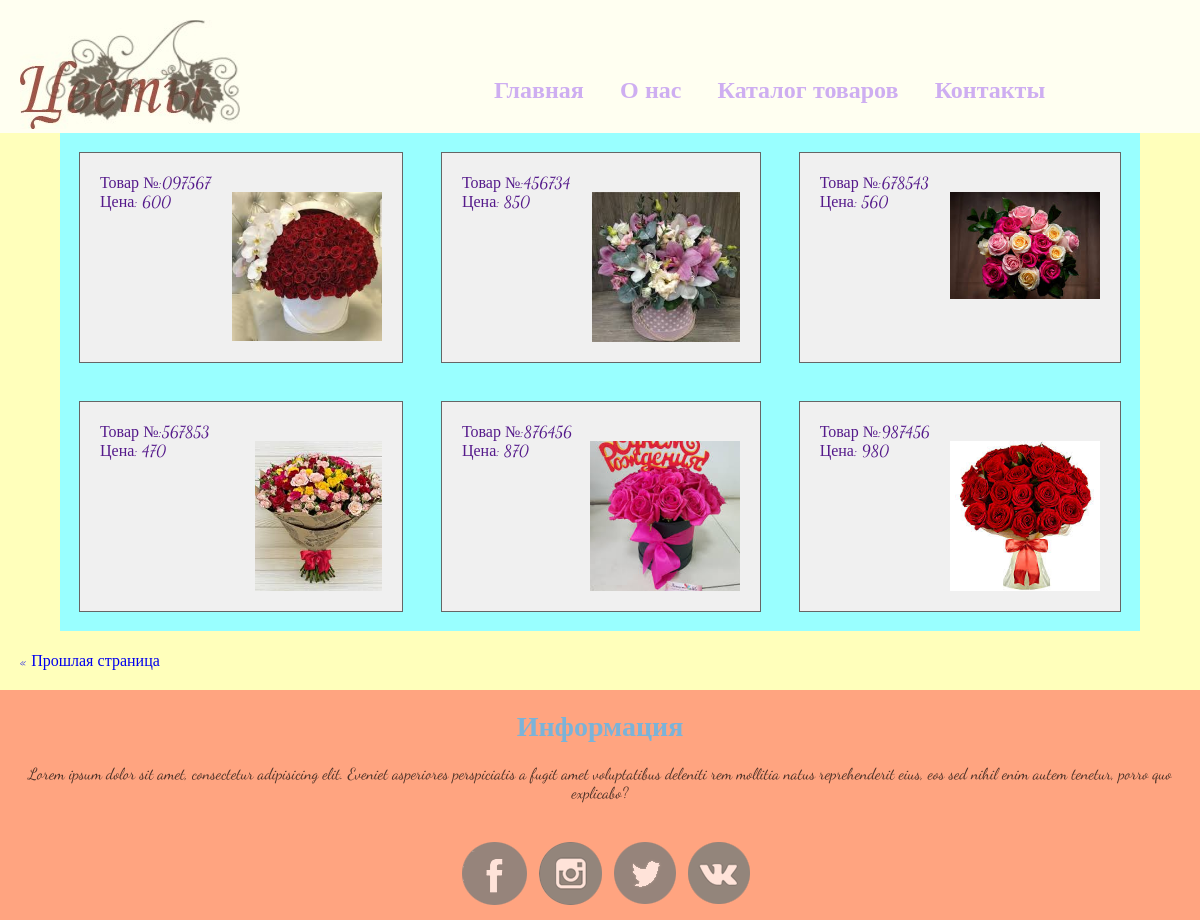
Page /catalog.php?page=2 on the committed database.
### tables this page shows
CREATE TABLE `products` (
  `id` int(11) NOT NULL,
  `image` varchar(255) NOT NULL,
  `code` varchar(55) NOT NULL,
  `cost` varchar(55) NOT NULL
);

### catalog.php (the view, shortened to what this page needs)
<?php require "includes/config.php" ?>
<!DOCTYPE html>
<html lang="en">
<head>
	<link rel="stylesheet" href="css/style.css">
</head>
<body>
	<?php require "header.php" ?>
	<div class="catalog-container">
		<ul>
			<?php
			$per_page = 6;
			$page = 1;
		if (isset($_GET['page']))
		{
		  $page = (int) $_GET['page'];
		}
		$offset = ($per_page * $page) - $per_page;
		 $product = mysqli_query($connection, "SELECT * FROM `products` ORDER BY `id` ASC LIMIT $offset, $per_page");
		$product_exist = true;
		?>
	            <?php
	while( $art = mysqli_fetch_assoc($product)  )
	               {
	                ?>
				<li><a href="">Товар №:<?php echo $art['code'] ?><br> Цена: <?php echo $art['cost']; ?>
				<?php echo "<img src='/css/project/{$art['image']}'>";?></a></li>
				<?php
			}
			?>
		</ul>
	</div>
			<?php
		if ($product_exist == true)
		{
		  echo '<div class="paginator" style="margin: 20px;">';
		  if ( $page > 1)
		{
		  echo '<a href="/catalog.php?page='.($page - 1).'">&laquo; Прошлая страница</a>';
		}
		echo '</div>';
		}
		?>
	<?php require "footer.php" ?>
</body>
</html>

### css/style.css (style rules this page uses)
* { margin: 0; padding: 0; }
body { font-family: 'Dancing Script', cursive; background-color: #FFFFBB; }
a { text-decoration: none; }
.catalog-container { width: 90%; margin: 0 auto; background-color: hsl(180, 100%, 80%); overflow: hidden; }
ul { display: grid; grid-template-columns: auto auto auto; list-style-type: none; }
.catalog-container li { padding: 20px; margin: 20px; outline: 1px solid #666; background: #f0f0f0; }
.catalog-container img { float: right; max-width: 150px; max-height: 150px; }

### rows in the picture
products: code "097567", cost "600", image (picture)
products: code "456734", cost "850", image (picture)
products: code "678543", cost "560", image (picture)
products: code "567853", cost "470", image (picture)
products: code "876456", cost "870", image (picture)
products: code "987456", cost "980", image (picture)
